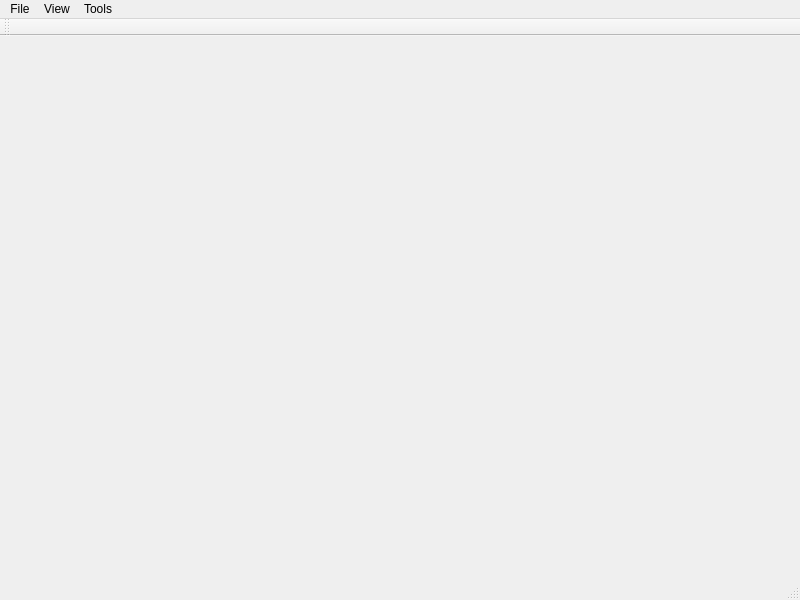
<?xml version="1.0" encoding="UTF-8"?>
<ui version="4.0">
 <class>MainWindowClass</class>
 <widget class="QMainWindow" name="MainWindowClass">
  <property name="geometry">
   <rect>
    <x>0</x>
    <y>0</y>
    <width>800</width>
    <height>600</height>
   </rect>
  </property>
  <property name="windowTitle">
   <string>City Modeling</string>
  </property>
  <widget class="QWidget" name="centralWidget"/>
  <widget class="QMenuBar" name="menuBar">
   <property name="geometry">
    <rect>
     <x>0</x>
     <y>0</y>
     <width>800</width>
     <height>21</height>
    </rect>
   </property>
   <widget class="QMenu" name="menuFile">
    <property name="title">
     <string>File</string>
    </property>
    <addaction name="actionOpenOSM"/>
    <addaction name="actionSaveImage"/>
    <addaction name="actionSaveOBJ"/>
    <addaction name="separator"/>
    <addaction name="actionExit"/>
   </widget>
   <widget class="QMenu" name="menuView">
    <property name="title">
     <string>View</string>
    </property>
    <addaction name="actionViewShadow"/>
    <addaction name="separator"/>
    <addaction name="actionViewBasicRendering"/>
    <addaction name="actionViewSSAO"/>
    <addaction name="actionViewContourRendering"/>
    <addaction name="actionViewLineRendering"/>
    <addaction name="actionViewHatching"/>
    <addaction name="actionViewSketchyRendering"/>
   </widget>
   <widget class="QMenu" name="menuTools">
    <property name="title">
     <string>Tools</string>
    </property>
   </widget>
   <addaction name="menuFile"/>
   <addaction name="menuView"/>
   <addaction name="menuTools"/>
  </widget>
  <widget class="QToolBar" name="mainToolBar">
   <attribute name="toolBarArea">
    <enum>TopToolBarArea</enum>
   </attribute>
   <attribute name="toolBarBreak">
    <bool>false</bool>
   </attribute>
  </widget>
  <widget class="QStatusBar" name="statusBar"/>
  <action name="actionOpenOSM">
   <property name="text">
    <string>Open OSM</string>
   </property>
   <property name="shortcut">
    <string>Ctrl+O</string>
   </property>
  </action>
  <action name="actionExit">
   <property name="text">
    <string>Exit</string>
   </property>
  </action>
  <action name="actionViewShadow">
   <property name="checkable">
    <bool>true</bool>
   </property>
   <property name="text">
    <string>Shadow</string>
   </property>
  </action>
  <action name="actionViewBasicRendering">
   <property name="checkable">
    <bool>true</bool>
   </property>
   <property name="text">
    <string>Basic Rendering</string>
   </property>
  </action>
  <action name="actionViewSSAO">
   <property name="checkable">
    <bool>true</bool>
   </property>
   <property name="text">
    <string>SSAO</string>
   </property>
  </action>
  <action name="actionViewLineRendering">
   <property name="checkable">
    <bool>true</bool>
   </property>
   <property name="text">
    <string>Line Rendering</string>
   </property>
  </action>
  <action name="actionViewSketchyRendering">
   <property name="checkable">
    <bool>true</bool>
   </property>
   <property name="text">
    <string>Sketchy Rendering</string>
   </property>
  </action>
  <action name="actionViewRefresh">
   <property name="text">
    <string>Refresh</string>
   </property>
   <property name="shortcut">
    <string>F5</string>
   </property>
  </action>
  <action name="actionGenerateWindowImages">
   <property name="text">
    <string>Generate Window Images (256x256 color)</string>
   </property>
  </action>
  <action name="actionGenerateBuildingImages">
   <property name="text">
    <string>Generate Building Images (256x256 color)</string>
   </property>
  </action>
  <action name="actionTest">
   <property name="text">
    <string>Test</string>
   </property>
  </action>
  <action name="actionGenerateSimpleShapeImages">
   <property name="text">
    <string>Generate Simple Shape Images</string>
   </property>
  </action>
  <action name="actionGenerateLedgeImages">
   <property name="text">
    <string>Generate Ledge Images (256x256 color)</string>
   </property>
  </action>
  <action name="actionGenerateRoofImages">
   <property name="text">
    <string>Generate Roof Images (256x256 color)</string>
   </property>
  </action>
  <action name="actionGenerateRoofImages2">
   <property name="text">
    <string>Generate Roof Images (128x128 grayscale)</string>
   </property>
  </action>
  <action name="actionGenerateWindowImages2">
   <property name="text">
    <string>Generate Window Images (128x128 grayscale)</string>
   </property>
  </action>
  <action name="actionGenerateLedgeImages2">
   <property name="text">
    <string>Generate Ledge Images (128x128 grayscale)</string>
   </property>
  </action>
  <action name="actionGenerateBuildingImages2">
   <property name="text">
    <string>Generate Building Images (128x128 grayscale)</string>
   </property>
  </action>
  <action name="actionViewHatching">
   <property name="checkable">
    <bool>true</bool>
   </property>
   <property name="text">
    <string>Hatching</string>
   </property>
  </action>
  <action name="actionRotationStart">
   <property name="text">
    <string>Rotation Start</string>
   </property>
  </action>
  <action name="actionRotationEnd">
   <property name="text">
    <string>Rotation End</string>
   </property>
  </action>
  <action name="actionSaveGeometry">
   <property name="text">
    <string>Save Geometry</string>
   </property>
   <property name="shortcut">
    <string>Ctrl+S</string>
   </property>
  </action>
  <action name="actionViewContourRendering">
   <property name="checkable">
    <bool>true</bool>
   </property>
   <property name="text">
    <string>Contour Rendering</string>
   </property>
  </action>
  <action name="actionCamera">
   <property name="text">
    <string>Camera</string>
   </property>
  </action>
  <action name="actionSaveImage">
   <property name="text">
    <string>Save Image</string>
   </property>
  </action>
  <action name="actionSaveOBJ">
   <property name="text">
    <string>Save OBJ</string>
   </property>
  </action>
 </widget>
 <layoutdefault spacing="6" margin="11"/>
 <resources>
  <include location="MainWindow.qrc"/>
 </resources>
 <connections/>
</ui>
